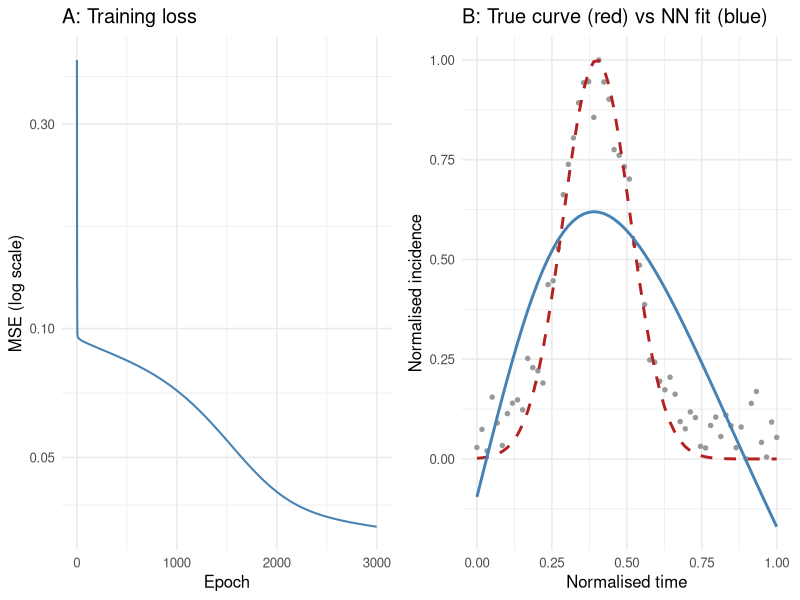

Source code (R):
## ---- chunk 1
#| label: nn-setup

set.seed(1)

# Epidemic bell curve: peak at t=0.4, normalized to [0,1]
t_seq  <- seq(0, 1, length.out = 60)
y_true <- exp(-((t_seq - 0.4)^2) / 0.025)
y_obs  <- y_true + rnorm(60, 0, 0.06)
y_obs  <- (y_obs - min(y_obs)) / (max(y_obs) - min(y_obs))

X <- matrix(t_seq, ncol = 1)   # (60, 1)
Y <- matrix(y_obs, ncol = 1)   # (60, 1)
n <- nrow(X)
n_h <- 16   # hidden units

# Random weight initialisation (Xavier-ish scale)
W1 <- matrix(rnorm(1 * n_h, 0, 0.5), 1,   n_h)   # (1,  n_h)
b1 <- rep(0, n_h)                                   # (n_h,)
W2 <- matrix(rnorm(n_h,     0, 0.5), n_h, 1)       # (n_h, 1)
b2 <- 0                                             # scalar
## ---- chunk 2
#| label: nn-train

lr     <- 0.05
losses <- numeric(3000)

for (epoch in seq_along(losses)) {
  ## ---- Forward pass ----
  # Broadcast b1 across all samples
  Z1   <- X %*% W1 + matrix(rep(b1, n), n, byrow = TRUE)   # (n, n_h)
  A1   <- tanh(Z1)                                           # (n, n_h)
  Yhat <- A1 %*% W2 + b2                                    # (n, 1)

  diff <- Yhat - Y
  losses[epoch] <- mean(diff^2)

  ## ---- Backward pass (chain rule) ----
  dL_dYhat <- 2 * diff / n               # (n, 1)
  dL_dW2   <- t(A1) %*% dL_dYhat        # (n_h, 1)
  dL_db2   <- sum(dL_dYhat)             # scalar
  dL_dA1   <- dL_dYhat %*% t(W2)        # (n, n_h)
  dL_dZ1   <- dL_dA1 * (1 - A1^2)      # tanh': (n, n_h)
  dL_dW1   <- t(X) %*% dL_dZ1           # (1, n_h)
  dL_db1   <- colSums(dL_dZ1)           # (n_h,)

  ## ---- Parameter update ----
  W1 <- W1 - lr * dL_dW1
  b1 <- b1 - lr * dL_db1
  W2 <- W2 - lr * dL_dW2
  b2 <- b2 - lr * dL_db2
}

# Final prediction
Z1_pred <- X %*% W1 + matrix(rep(b1, n), n, byrow = TRUE)
Yhat_pred <- as.vector(tanh(Z1_pred) %*% W2 + b2)

cat("Initial MSE:", round(losses[1],    6), "\n")
cat("Final MSE:  ", round(losses[3000], 6), "\n")
## ---- chunk 3
#| label: nn-plots
#| fig-cap: "Neural network training results. Left: loss declines over 3000 epochs, confirming the network is learning. Right: the fitted curve (blue) closely tracks the true epidemic bell shape (red) despite the noisy observations (grey points)."

library(ggplot2)

# Panel A: training loss
loss_df <- data.frame(epoch = seq_along(losses), mse = losses)
p_loss <- ggplot(loss_df, aes(x = epoch, y = mse)) +
  geom_line(colour = "steelblue", linewidth = 0.7) +
  scale_y_log10() +
  labs(x = "Epoch", y = "MSE (log scale)", title = "A: Training loss") +
  theme_minimal(base_size = 12)

# Panel B: fit vs truth
df_obs   <- data.frame(t = t_seq, y = y_obs,  src = "Observed")
df_true  <- data.frame(t = t_seq, y = y_true, src = "True curve")
df_fit   <- data.frame(t = t_seq, y = Yhat_pred, src = "NN fit")

p_fit <- ggplot() +
  geom_point(data = df_obs,  aes(x = t, y = y), colour = "grey60", size = 1.2) +
  geom_line(data = df_true, aes(x = t, y = y), colour = "firebrick",
            linewidth = 1, linetype = "dashed") +
  geom_line(data = df_fit,  aes(x = t, y = y), colour = "steelblue", linewidth = 1) +
  labs(x = "Normalised time", y = "Normalised incidence",
       title = "B: True curve (red) vs NN fit (blue)") +
  theme_minimal(base_size = 12)

gridExtra_available <- requireNamespace("gridExtra", quietly = TRUE)
if (gridExtra_available) {
  gridExtra::grid.arrange(p_loss, p_fit, ncol = 2)
} else {
  print(p_loss)
  print(p_fit)
}
